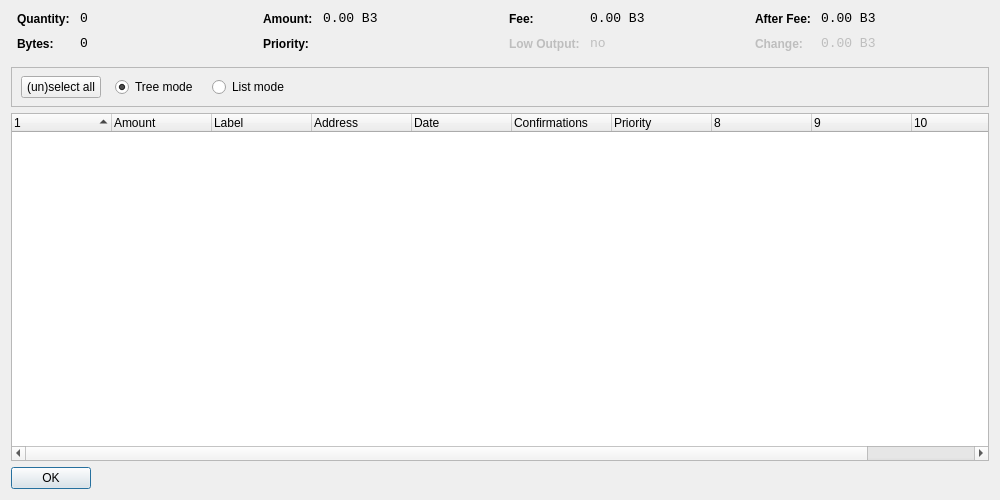
<?xml version="1.0" encoding="UTF-8"?>
<ui version="4.0">
 <class>CoinControlDialog</class>
 <widget class="QDialog" name="CoinControlDialog">
  <property name="geometry">
   <rect>
    <x>0</x>
    <y>0</y>
    <width>1000</width>
    <height>500</height>
   </rect>
  </property>
  <property name="windowTitle">
   <string>Coin Control</string>
  </property>
  <property name="styleSheet">
   <string notr="true">background-image: url(:/images/bkg2);</string>
  </property>
  <layout class="QVBoxLayout" name="verticalLayout">
   <item>
    <layout class="QHBoxLayout" name="horizontalLayoutTop" stretch="0,0,0,0">
     <property name="topMargin">
      <number>0</number>
     </property>
     <property name="bottomMargin">
      <number>10</number>
     </property>
     <item>
      <layout class="QFormLayout" name="formLayoutCoinControl1">
       <property name="horizontalSpacing">
        <number>10</number>
       </property>
       <property name="verticalSpacing">
        <number>10</number>
       </property>
       <property name="leftMargin">
        <number>6</number>
       </property>
       <property name="rightMargin">
        <number>6</number>
       </property>
       <item row="0" column="0">
        <widget class="QLabel" name="labelCoinControlQuantityText">
         <property name="styleSheet">
          <string notr="true">font-weight:bold;</string>
         </property>
         <property name="text">
          <string>Quantity:</string>
         </property>
        </widget>
       </item>
       <item row="0" column="1">
        <widget class="QLabel" name="labelCoinControlQuantity">
         <property name="font">
          <font>
           <family>Monospace</family>
           <pointsize>10</pointsize>
          </font>
         </property>
         <property name="cursor">
          <cursorShape>IBeamCursor</cursorShape>
         </property>
         <property name="contextMenuPolicy">
          <enum>Qt::ActionsContextMenu</enum>
         </property>
         <property name="text">
          <string notr="true">0</string>
         </property>
         <property name="textInteractionFlags">
          <set>Qt::LinksAccessibleByMouse|Qt::TextSelectableByKeyboard|Qt::TextSelectableByMouse</set>
         </property>
        </widget>
       </item>
       <item row="1" column="0">
        <widget class="QLabel" name="labelCoinControlBytesText">
         <property name="styleSheet">
          <string notr="true">font-weight:bold;</string>
         </property>
         <property name="text">
          <string>Bytes:</string>
         </property>
        </widget>
       </item>
       <item row="1" column="1">
        <widget class="QLabel" name="labelCoinControlBytes">
         <property name="font">
          <font>
           <family>Monospace</family>
           <pointsize>10</pointsize>
          </font>
         </property>
         <property name="cursor">
          <cursorShape>IBeamCursor</cursorShape>
         </property>
         <property name="contextMenuPolicy">
          <enum>Qt::ActionsContextMenu</enum>
         </property>
         <property name="text">
          <string notr="true">0</string>
         </property>
         <property name="textInteractionFlags">
          <set>Qt::LinksAccessibleByMouse|Qt::TextSelectableByKeyboard|Qt::TextSelectableByMouse</set>
         </property>
        </widget>
       </item>
      </layout>
     </item>
     <item>
      <layout class="QFormLayout" name="formLayoutCoinControl2">
       <property name="horizontalSpacing">
        <number>10</number>
       </property>
       <property name="verticalSpacing">
        <number>10</number>
       </property>
       <property name="leftMargin">
        <number>6</number>
       </property>
       <property name="rightMargin">
        <number>6</number>
       </property>
       <item row="0" column="0">
        <widget class="QLabel" name="labelCoinControlAmountText">
         <property name="styleSheet">
          <string notr="true">font-weight:bold;</string>
         </property>
         <property name="text">
          <string>Amount:</string>
         </property>
        </widget>
       </item>
       <item row="0" column="1">
        <widget class="QLabel" name="labelCoinControlAmount">
         <property name="font">
          <font>
           <family>Monospace</family>
           <pointsize>10</pointsize>
          </font>
         </property>
         <property name="cursor">
          <cursorShape>IBeamCursor</cursorShape>
         </property>
         <property name="contextMenuPolicy">
          <enum>Qt::ActionsContextMenu</enum>
         </property>
         <property name="text">
          <string notr="true">0.00 B3</string>
         </property>
         <property name="textInteractionFlags">
          <set>Qt::LinksAccessibleByMouse|Qt::TextSelectableByKeyboard|Qt::TextSelectableByMouse</set>
         </property>
        </widget>
       </item>
       <item row="1" column="0">
        <widget class="QLabel" name="labelCoinControlPriorityText">
         <property name="styleSheet">
          <string notr="true">font-weight:bold;</string>
         </property>
         <property name="text">
          <string>Priority:</string>
         </property>
        </widget>
       </item>
       <item row="1" column="1">
        <widget class="QLabel" name="labelCoinControlPriority">
         <property name="font">
          <font>
           <family>Monospace</family>
           <pointsize>10</pointsize>
          </font>
         </property>
         <property name="cursor">
          <cursorShape>IBeamCursor</cursorShape>
         </property>
         <property name="contextMenuPolicy">
          <enum>Qt::ActionsContextMenu</enum>
         </property>
         <property name="text">
          <string/>
         </property>
         <property name="textInteractionFlags">
          <set>Qt::LinksAccessibleByMouse|Qt::TextSelectableByKeyboard|Qt::TextSelectableByMouse</set>
         </property>
        </widget>
       </item>
      </layout>
     </item>
     <item>
      <layout class="QFormLayout" name="formLayoutCoinControl3">
       <property name="horizontalSpacing">
        <number>10</number>
       </property>
       <property name="verticalSpacing">
        <number>10</number>
       </property>
       <property name="leftMargin">
        <number>6</number>
       </property>
       <property name="rightMargin">
        <number>6</number>
       </property>
       <item row="0" column="0">
        <widget class="QLabel" name="labelCoinControlFeeText">
         <property name="styleSheet">
          <string notr="true">font-weight:bold;</string>
         </property>
         <property name="text">
          <string>Fee:</string>
         </property>
        </widget>
       </item>
       <item row="0" column="1">
        <widget class="QLabel" name="labelCoinControlFee">
         <property name="font">
          <font>
           <family>Monospace</family>
           <pointsize>10</pointsize>
          </font>
         </property>
         <property name="cursor">
          <cursorShape>IBeamCursor</cursorShape>
         </property>
         <property name="contextMenuPolicy">
          <enum>Qt::ActionsContextMenu</enum>
         </property>
         <property name="text">
          <string notr="true">0.00 B3</string>
         </property>
         <property name="textInteractionFlags">
          <set>Qt::LinksAccessibleByMouse|Qt::TextSelectableByKeyboard|Qt::TextSelectableByMouse</set>
         </property>
        </widget>
       </item>
       <item row="1" column="0">
        <widget class="QLabel" name="labelCoinControlLowOutputText">
         <property name="enabled">
          <bool>false</bool>
         </property>
         <property name="styleSheet">
          <string notr="true">font-weight:bold;</string>
         </property>
         <property name="text">
          <string>Low Output:</string>
         </property>
        </widget>
       </item>
       <item row="1" column="1">
        <widget class="QLabel" name="labelCoinControlLowOutput">
         <property name="enabled">
          <bool>false</bool>
         </property>
         <property name="font">
          <font>
           <family>Monospace</family>
           <pointsize>10</pointsize>
          </font>
         </property>
         <property name="cursor">
          <cursorShape>IBeamCursor</cursorShape>
         </property>
         <property name="contextMenuPolicy">
          <enum>Qt::ActionsContextMenu</enum>
         </property>
         <property name="text">
          <string notr="true">no</string>
         </property>
         <property name="textInteractionFlags">
          <set>Qt::LinksAccessibleByMouse|Qt::TextSelectableByKeyboard|Qt::TextSelectableByMouse</set>
         </property>
        </widget>
       </item>
      </layout>
     </item>
     <item>
      <layout class="QFormLayout" name="formLayoutCoinControl4">
       <property name="horizontalSpacing">
        <number>10</number>
       </property>
       <property name="verticalSpacing">
        <number>10</number>
       </property>
       <property name="leftMargin">
        <number>6</number>
       </property>
       <property name="rightMargin">
        <number>6</number>
       </property>
       <item row="0" column="0">
        <widget class="QLabel" name="labelCoinControlAfterFeeText">
         <property name="styleSheet">
          <string notr="true">font-weight:bold;</string>
         </property>
         <property name="text">
          <string>After Fee:</string>
         </property>
        </widget>
       </item>
       <item row="0" column="1">
        <widget class="QLabel" name="labelCoinControlAfterFee">
         <property name="font">
          <font>
           <family>Monospace</family>
           <pointsize>10</pointsize>
          </font>
         </property>
         <property name="cursor">
          <cursorShape>IBeamCursor</cursorShape>
         </property>
         <property name="contextMenuPolicy">
          <enum>Qt::ActionsContextMenu</enum>
         </property>
         <property name="text">
          <string notr="true">0.00 B3</string>
         </property>
         <property name="textInteractionFlags">
          <set>Qt::LinksAccessibleByMouse|Qt::TextSelectableByKeyboard|Qt::TextSelectableByMouse</set>
         </property>
        </widget>
       </item>
       <item row="1" column="0">
        <widget class="QLabel" name="labelCoinControlChangeText">
         <property name="enabled">
          <bool>false</bool>
         </property>
         <property name="styleSheet">
          <string notr="true">font-weight:bold;</string>
         </property>
         <property name="text">
          <string>Change:</string>
         </property>
        </widget>
       </item>
       <item row="1" column="1">
        <widget class="QLabel" name="labelCoinControlChange">
         <property name="enabled">
          <bool>false</bool>
         </property>
         <property name="font">
          <font>
           <family>Monospace</family>
           <pointsize>10</pointsize>
          </font>
         </property>
         <property name="cursor">
          <cursorShape>IBeamCursor</cursorShape>
         </property>
         <property name="contextMenuPolicy">
          <enum>Qt::ActionsContextMenu</enum>
         </property>
         <property name="text">
          <string notr="true">0.00 B3</string>
         </property>
         <property name="textInteractionFlags">
          <set>Qt::LinksAccessibleByMouse|Qt::TextSelectableByKeyboard|Qt::TextSelectableByMouse</set>
         </property>
        </widget>
       </item>
      </layout>
     </item>
    </layout>
   </item>
   <item>
    <widget class="QFrame" name="frame">
     <property name="minimumSize">
      <size>
       <width>0</width>
       <height>40</height>
      </size>
     </property>
     <property name="frameShape">
      <enum>QFrame::StyledPanel</enum>
     </property>
     <property name="frameShadow">
      <enum>QFrame::Sunken</enum>
     </property>
     <widget class="QWidget" name="horizontalLayoutWidget">
      <property name="geometry">
       <rect>
        <x>10</x>
        <y>0</y>
        <width>781</width>
        <height>41</height>
       </rect>
      </property>
      <layout class="QHBoxLayout" name="horizontalLayoutPanel" stretch="0,0,0,0">
       <property name="spacing">
        <number>14</number>
       </property>
       <item>
        <widget class="QPushButton" name="pushButtonSelectAll">
         <property name="sizePolicy">
          <sizepolicy hsizetype="Maximum" vsizetype="Fixed">
           <horstretch>0</horstretch>
           <verstretch>0</verstretch>
          </sizepolicy>
         </property>
         <property name="text">
          <string>(un)select all</string>
         </property>
        </widget>
       </item>
       <item>
        <widget class="QRadioButton" name="radioTreeMode">
         <property name="sizePolicy">
          <sizepolicy hsizetype="Maximum" vsizetype="Fixed">
           <horstretch>0</horstretch>
           <verstretch>0</verstretch>
          </sizepolicy>
         </property>
         <property name="text">
          <string>Tree mode</string>
         </property>
         <property name="checked">
          <bool>true</bool>
         </property>
        </widget>
       </item>
       <item>
        <widget class="QRadioButton" name="radioListMode">
         <property name="sizePolicy">
          <sizepolicy hsizetype="Maximum" vsizetype="Fixed">
           <horstretch>0</horstretch>
           <verstretch>0</verstretch>
          </sizepolicy>
         </property>
         <property name="text">
          <string>List mode</string>
         </property>
        </widget>
       </item>
       <item>
        <spacer name="horizontalSpacer">
         <property name="orientation">
          <enum>Qt::Horizontal</enum>
         </property>
         <property name="sizeHint" stdset="0">
          <size>
           <width>40</width>
           <height>20</height>
          </size>
         </property>
        </spacer>
       </item>
      </layout>
     </widget>
    </widget>
   </item>
   <item>
    <widget class="CoinControlTreeWidget" name="treeWidget">
     <property name="contextMenuPolicy">
      <enum>Qt::CustomContextMenu</enum>
     </property>
     <property name="sortingEnabled">
      <bool>false</bool>
     </property>
     <property name="columnCount">
      <number>11</number>
     </property>
     <attribute name="headerShowSortIndicator" stdset="0">
      <bool>true</bool>
     </attribute>
     <attribute name="headerStretchLastSection">
      <bool>false</bool>
     </attribute>
     <column>
      <property name="text">
       <string/>
      </property>
     </column>
     <column>
      <property name="text">
       <string>Amount</string>
      </property>
     </column>
     <column>
      <property name="text">
       <string>Label</string>
      </property>
     </column>
     <column>
      <property name="text">
       <string>Address</string>
      </property>
     </column>
     <column>
      <property name="text">
       <string>Date</string>
      </property>
     </column>
     <column>
      <property name="text">
       <string>Confirmations</string>
      </property>
      <property name="toolTip">
       <string>Confirmed</string>
      </property>
     </column>
     <column>
      <property name="text">
       <string>Priority</string>
      </property>
     </column>
     <column>
      <property name="text">
       <string/>
      </property>
     </column>
     <column>
      <property name="text">
       <string/>
      </property>
     </column>
     <column>
      <property name="text">
       <string/>
      </property>
     </column>
     <column>
      <property name="text">
       <string/>
      </property>
     </column>
    </widget>
   </item>
   <item>
    <widget class="QDialogButtonBox" name="buttonBox">
     <property name="sizePolicy">
      <sizepolicy hsizetype="Maximum" vsizetype="Fixed">
       <horstretch>0</horstretch>
       <verstretch>0</verstretch>
      </sizepolicy>
     </property>
     <property name="orientation">
      <enum>Qt::Horizontal</enum>
     </property>
     <property name="standardButtons">
      <set>QDialogButtonBox::Ok</set>
     </property>
    </widget>
   </item>
  </layout>
 </widget>
 <customwidgets>
  <customwidget>
   <class>CoinControlTreeWidget</class>
   <extends>QTreeWidget</extends>
   <header>coincontroltreewidget.h</header>
  </customwidget>
 </customwidgets>
 <resources/>
 <connections/>
</ui>
